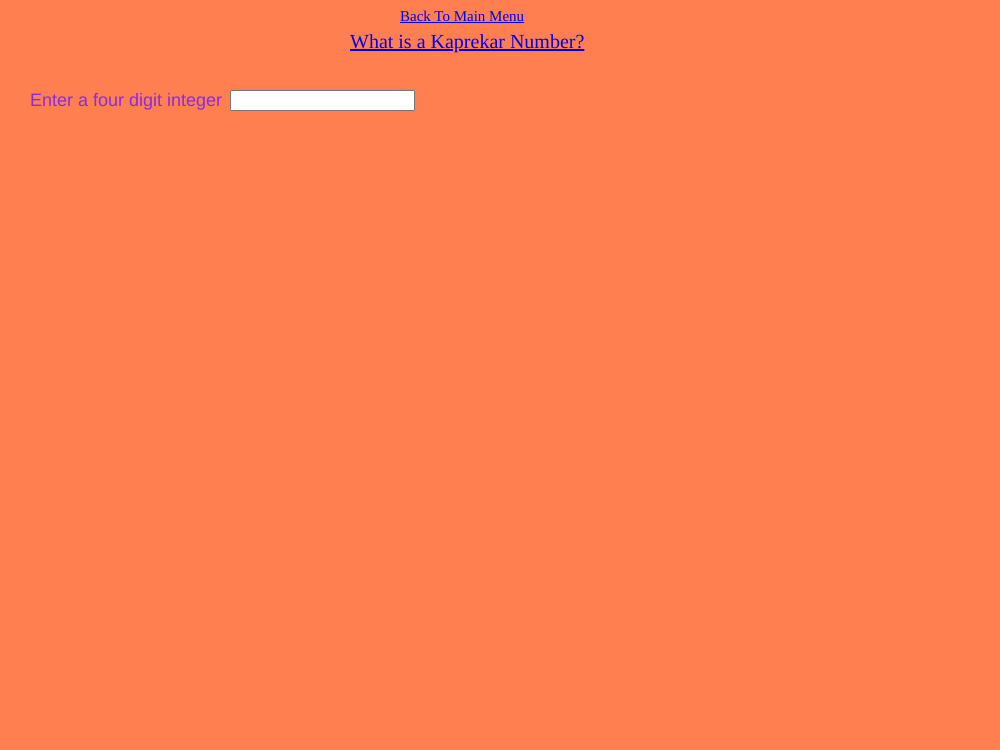
Frame 1 (no input)
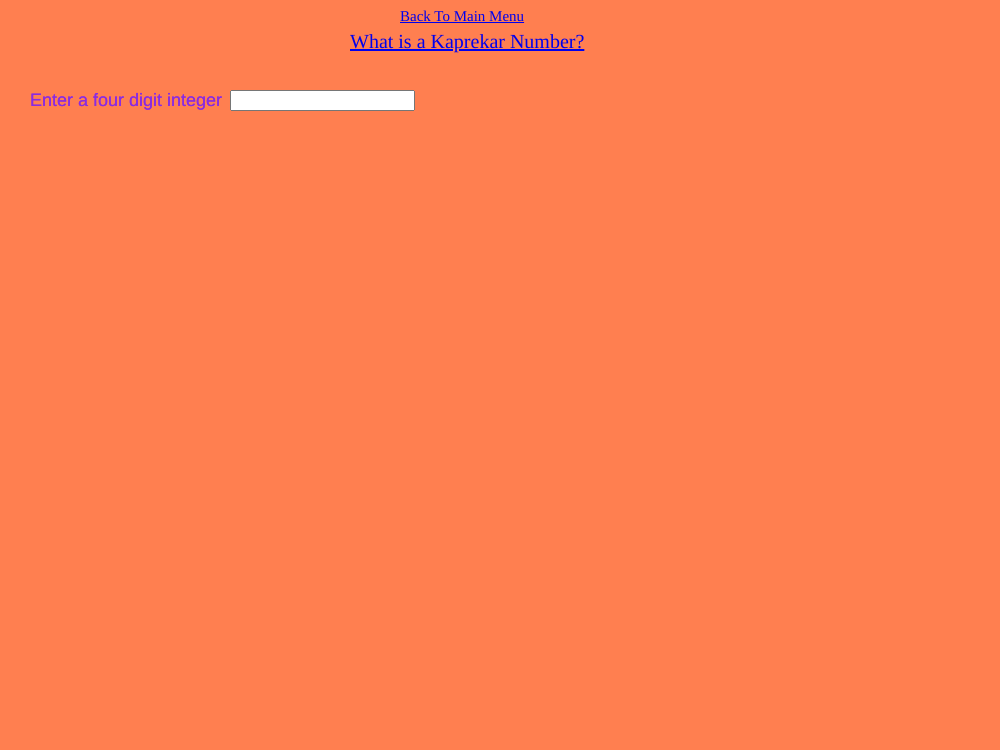
Frame 2 (the mouse pressed at the canvas centre, redrawn once)

The p5.js sketch that drew these frames (run headless with seeded random() and noise() and a simulated clock; the mouse was pressed at the canvas centre and the sketch redrawn once):

// p5.js sketch
// ── sketch.js
function setup() {
  createCanvas(1000, 750);
  background('coral')
  noLoop()
  x=100;y=150
  //n=[6,1,7,4]//Kaprekar 
  //n=[1,2,3,4]
  n=[2,7,1,9]//taxi-cab number (Ramanujam)
  result=[]
  stp=[6,1,7,4]
   entry=0
  big=0
  small=0
  repeat=true
  kount=0
  frameRate(1)
  done=false
  sr=1//serial number for all printouts
  myBox=createInput()
  myBox.input(myHandler)
  myBox.position(230,90)
  
  addr1="http://srbee.github.io/srbee/"
  linkText1="Back To Main Menu"
  mantra="_blank"
  link1=createA(addr1,linkText1,mantra)
  link1.position(400,8)
  link1.style("font-size", 15+"px");
  addr2="https://en.wikipedia.org/wiki/Kaprekar_number"
  linkText2="What is a Kaprekar Number?"
  mantra="_blank"
  link2=createA(addr2,linkText2,mantra)
  link2.position(350,30)
  link2.style("font-size", 20+"px");
  
}//end of funciton setup()

function draw() {
   myText()
}//end of function draw()

function sepDigits(n,d){
  //number is passed as n
  //digits are deposited in array   digits[]
  //print('number received='+n)
  sr++
  nStr=n.toString()//.toString() is a method
  len=nStr.length//.length is th property
  len1=len-1
  i=0
  // ===================================
  //to clear the d[] array 
  // this takes care of the case when diff bet
  // big and small is of 3 digits
  for(k=0;k<4;k++){d[k]=0}
  // ===================================
  while(i < (len)){
    d[i]=int(n/(10**(len1-i)))
    n=n-d[i]*10**(len1-i)
    i=i+1
  }//end of while loop
  //print('array returned='+d)
}//end of function sepDigits()

function kaprekar_done(){
  kount++
  //sr++
  //y=y+30
  push();textSize(16);fill('blue')
  if(kount==1){
    text(sr+')'+' You have given following four numbers::   '+n,x,y)
  }
  pop()
  n.sort()
  last=n.length
  //print('n='+n,'last= '+last)
  //y=y+30
   
  for(i=0;i<4;i++){
    big  =big  + n[3-i]*10**(3-i)
    //note n[] is now sorted!
    small=small+n[i]*10**(3-i)
     
  }//end of for loop 
 
  y=y+30
  push();stroke('red');textSize(15)
  text(sr+')'+' Bigest integer ='+big+ ' :::: Smallest integer ='+small,x,y)
  pop()
  diff=big-small
  y=y+30
  push();stroke('blue');textSize(15)
  text(sr+')'+' Difference between Biggest and Smallest = '+diff,x,y)
  pop()
  sepDigits(diff,n)
  y=y+30
  push();fill('aqua');strokeWeight(2);textSize(15)
  
  text(sr+')'+' New Sequence of Numbers ::'+n,x,y)
 // y=y+30
  pop()
  
   big =0
   small=0
   
  if(y >600){x=500;y=150}
  
  if( JSON.stringify(n)==JSON.stringify(stp) ){
    return true}
  
}//end of function karpekar()
function myHandler(){
  if(this.value()==0){
    background('coral');
    myText1()
    return
  }
   digits=this.value().length 
  //print('you entered '+this.value())
  if(digits==4){
    entry=this.value()
  }//end of if
  
    for(kk=1;kk<10;kk++){
     if((entry==1111*kk) ){
        background('coral');
        myText1()
        return
      }//end of if
    }
  
  
  if(digits==4){ 
    sr=0;kount=0
    background('coral')
    myText()
    sepDigits(this.value(),n)
  while(!kaprekar_done()){ 
    //wait while Kaprekar is being converging
   }
  //After kaprekar is done 
  push();textSize(15);stroke('red');strokeWeight(1)
  text('Reached Karpekar Number::::'+6174,x,y+30);
  text('Program Stopped',x,y+50);
  pop()
  x=100;y=150//check whether this is required
  }
}//end of function myHandler()
 

function gen4digits(){
   
  for(i=0;i<4;i++){
    n[i]=round(random(1,9))
  }
  while(n[0]==n[1]){
    n[1]=round(random(1,9))
  }//end of while
  
  while(n[1]==n[2]){
    n[2]=round(random(1,9))
  }//end of while
  
  while(n[2]==n[3]){
    n[3]=round(random(1,9))
  }//end of while
  
}//end of function gen4digits

function myText(){
  push();fill('BlueViolet');textSize(18)
  text('Enter a four digit integer',30,106)
  pop()
}//end of myText()
  
function myText1(){
  push();fill('BlueViolet');textSize(18)
  text('Enter a four digit integer',30,106)
  push();fill('red')
  text('Repeated digits are not a valid input',30,136)
  pop()
  pop()
}//end of myText() 
  
  
  
